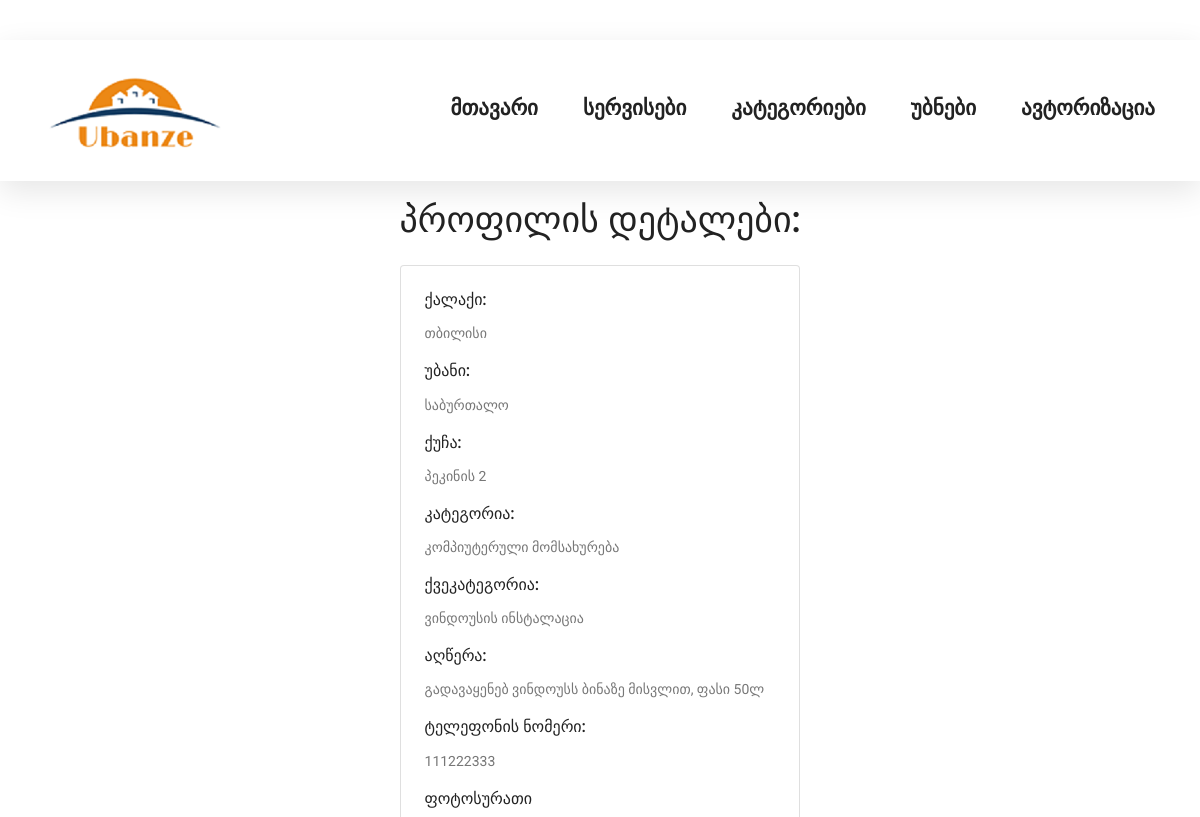
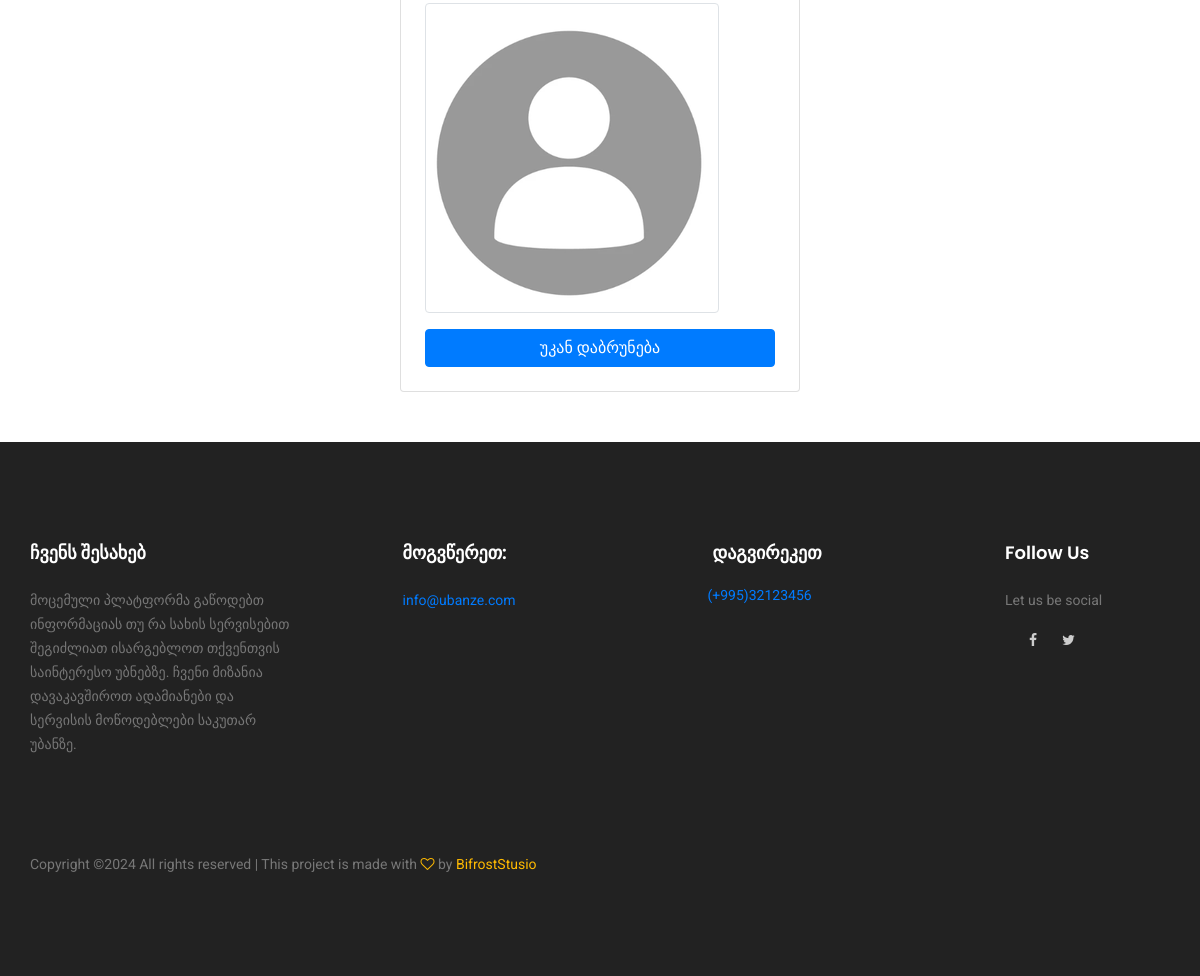
Screenshot of /accounts/profile/69/ with the database file from the repository (2 pictures, top to bottom).
### accounts/models.py (models this page shows, shortened)
class ServiceProviderProfile(models.Model):
    user = models.OneToOneField(
        CustomUser,
        on_delete=models.CASCADE,
        related_name='service_provider_profile')
    city = models.ForeignKey(
        'home.City',
        on_delete=models.CASCADE,
        related_name='providers_in_city',
        null=True,
        blank=True)
    area = models.ForeignKey(
        'home.Area',
        on_delete=models.CASCADE,
        related_name='providers_in_area',
        null=True,
        blank=True)
    street = models.CharField(max_length=255, blank=True, null=True)
    sub_category = models.ForeignKey(
        'home.ServiceCategory',
        on_delete=models.SET_NULL,
        null=True,
        blank=True,
        related_name='sub_profiles')
    service_category = models.ForeignKey(
        'home.ServiceCategory',
        on_delete=models.CASCADE,
        related_name='providers_in_category',
        null=True,
        blank=True)
    service_description = models.CharField(
        max_length=255, null=True, blank=True)
    phone_number = models.CharField(max_length=20, null=True, blank=True)
    photo = models.ImageField(
        upload_to='img/uploads/',
        max_length=255,
        null=True,
        blank=True,
        default='img/uploads/default_pic.PNG')

### home/models.py (models this page shows, shortened)
class City(models.Model):
    id = models.IntegerField(primary_key=True)
    city_name = models.CharField(max_length=50, unique=True, null=True)

class Area(models.Model):
    id = models.AutoField(primary_key=True)
    city = models.ForeignKey(
        City,
        on_delete=models.CASCADE,
        related_name='area',
        default=1)
    area_name = models.CharField(max_length=50, unique=True, null=True)

class ServiceCategory(MPTTModel):
    name = models.CharField(max_length=50, unique=True)
    parent = TreeForeignKey(
        'self',
        on_delete=models.CASCADE,
        null=True,
        blank=True,
        related_name='children')
    class MPTTMeta:
        order_insertion_by = ['name']

### accounts/views.py (the view)
class ServiceProviderProfileDetailView(DetailView):
    model = ServiceProviderProfile
    template_name = 'accounts/providers_completed_profile.html'
    context_object_name = 'profile'
    def get_object(self, queryset=None):
        return get_object_or_404(ServiceProviderProfile, pk=self.kwargs['pk'])

### templates/accounts/providers_completed_profile.html
{% extends "./base.html" %}
{% load static %}
{% block content %}
<div class="container mt-5" style="display: flex; justify-content: center; align-items: center; margin-top: 500px;">
    <form method="post" action="{% url 'accounts:completed_profile' pk=profile.pk %}" style="margin-top: 150px; margin-bottom: 50px;">
        <h1 class="mb-4">პროფილის დეტალები:</h1>
        <div class="card p-4">
            <div class="mb-3">
                <h5 class="card-title">ქალაქი:</h5>
                <p class="card-text">{{ profile.city.city_name }}</p>
            </div>
            <div class="mb-3">
                <h5 class="card-title">უბანი:</h5>
                <p class="card-text">{{ profile.area.area_name }}</p>
            </div>
            <div class="mb-3">
                <h5 class="card-title">ქუჩა:</h5>
                <p class="card-text">{{ profile.street }}</p>
            </div>
            <div class="mb-3">
                <h5 class="card-title">კატეგორია:</h5>
                <p class="card-text">{{ profile.service_category.name }}</p>
            </div>
            <div class="mb-3">
                <h5 class="card-title">ქვეკატეგორია:</h5>
                <p class="card-text">{{ profile.sub_category.name }}</p>
            </div>
            <div class="mb-3">
                <h5 class="card-title">აღწერა:</h5>
                <p class="card-text">{{ profile.service_description }}</p>
            </div>
            <div class="mb-3">
                <h5 class="card-title">ტელეფონის ნომერი:</h5>
                <p class="card-text">{{ profile.phone_number }}</p>
            </div>
            <div class="mb-3">
                <h5 class="card-title">ფოტოსურათი</h5>
                <img src="{{ profile.photo.url }}" alt="Profile Photo" class="img-thumbnail">
            </div>
            {%  if request.user == profile.user %}
                <a href="{% url 'accounts:profile_edit' %}" class="btn btn-primary">Edit Profile</a>
            {% else %}
                <a href="{% url 'home:services' %}" class="btn btn-primary">უკან დაბრუნება</a>
            {% endif %}
            </div>
        </form>
    </div>
{% endblock %}

### rows the page displays
ServiceProviderProfile: city.city_name "თბილისი", area.area_name "საბურთალო", street "პეკინის 2", service_category.name "კომპიუტერული მომსახურება", sub_category.name "ვინდოუსის ინსტალაცია", service_description "გადავაყენებ ვინდოუსს ბინაზე მისვლით, ფასი 50ლ", phone_number "111222333", photo (placeholder picture)
